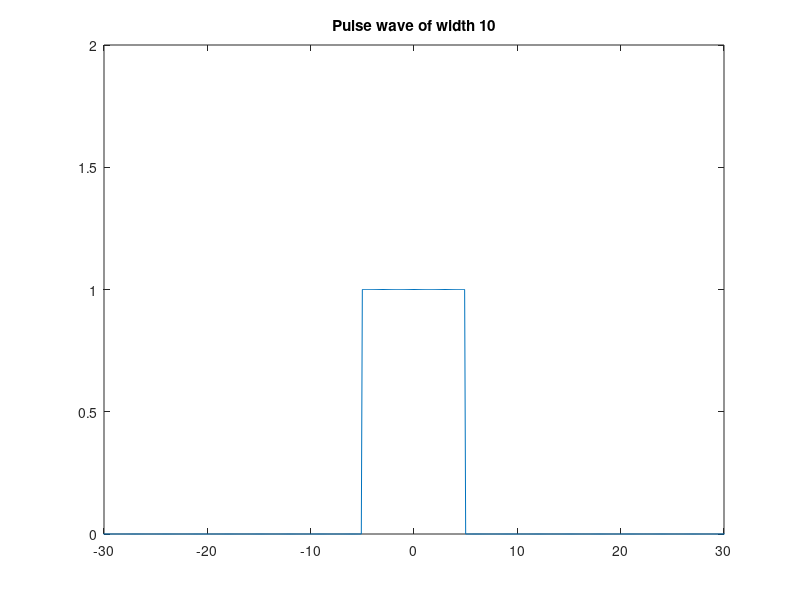
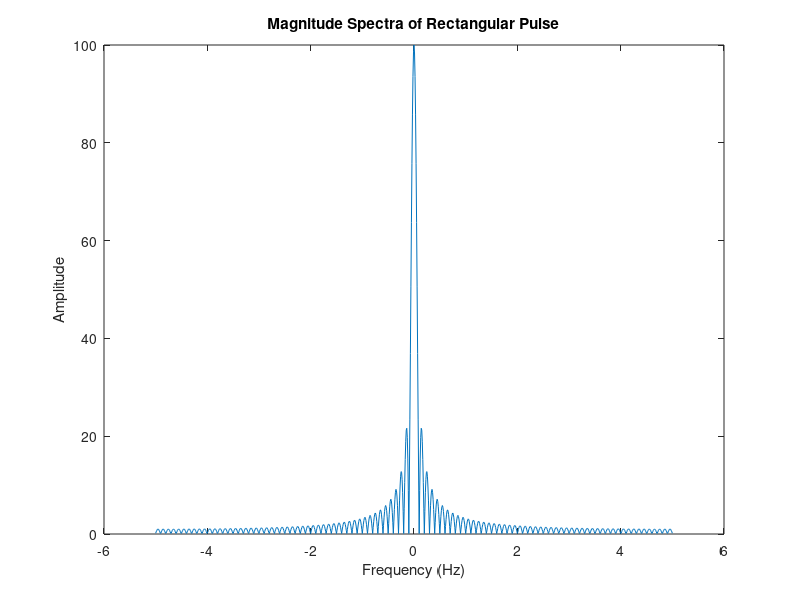

These charts were generated, in order, by the following MATLAB code:
fs=50;
T=10;
t=-50:5/(fs):50;
x=rectpuls(t,T);
plot(t,x);
title('Pulse wave of width 10')
axis([-30 30 0 2]);

X = fft(x);
f = linspace(-5,5,1001);
x = abs(fftshift(X));

figure;
plot(f,x);
xlabel('Frequency (Hz)');
ylabel('Amplitude');
title('Magnitude Spectra of Rectangular Pulse');
